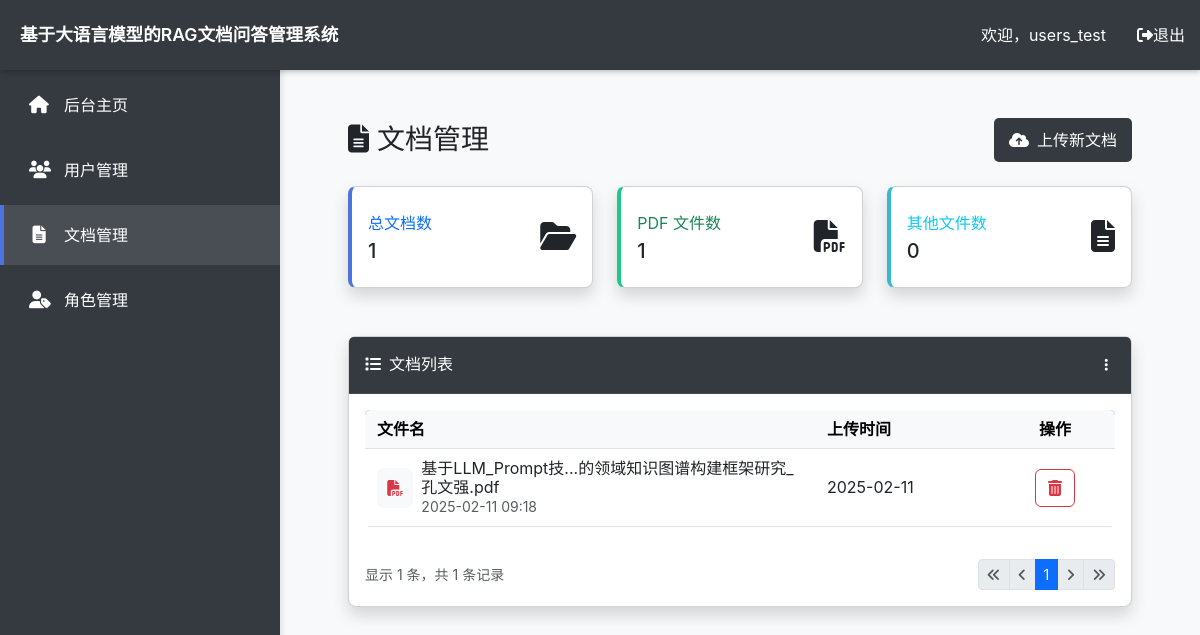
/admin/docs (signed in), run on an earlier commit of the app's database.
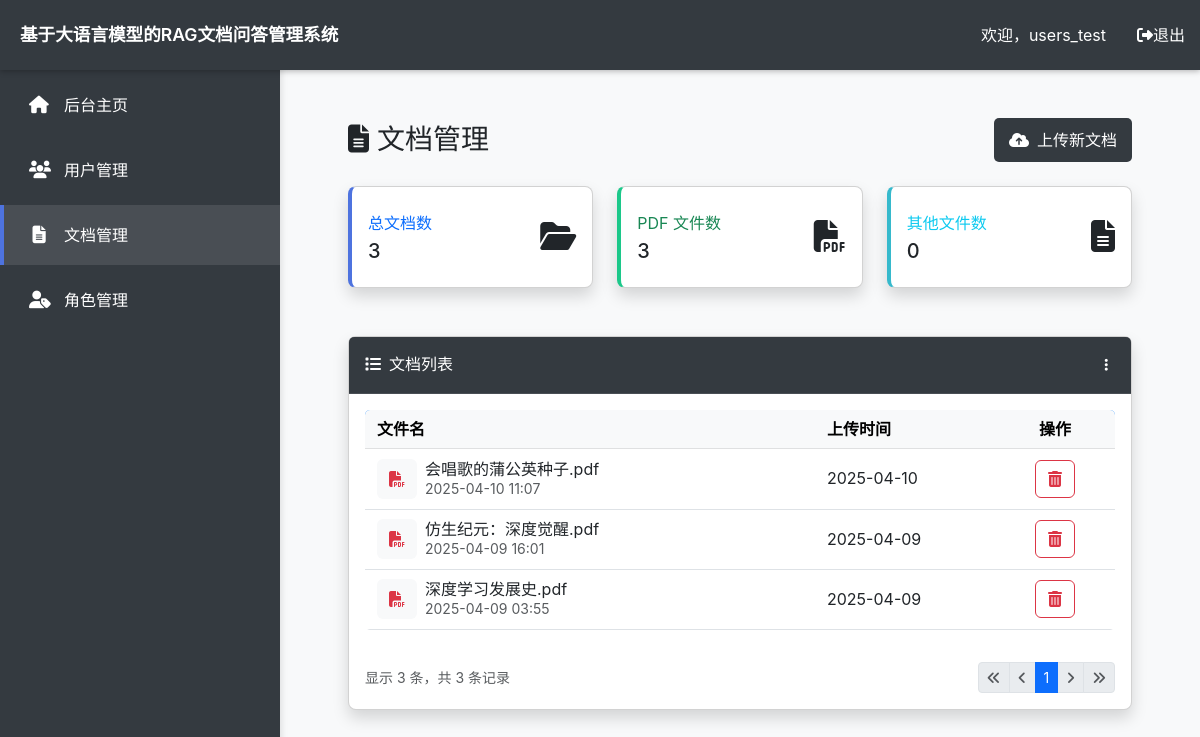
And on a later commit of the database.
### model.py (models this page shows, shortened)
class PKMixin:
    id = db.Column(db.Integer, primary_key=True, autoincrement=True)

class TimestampMixin:
    created_at = db.Column(
        db.DateTime,
        default=datetime.utcnow,
        server_default=text("CURRENT_TIMESTAMP"),
        nullable=False,
        index=True,
    )
    updated_at = db.Column(
        db.DateTime,
        default=datetime.utcnow,
        onupdate=datetime.utcnow,
        server_default=text("CURRENT_TIMESTAMP"),
        nullable=False,
    )

class User(db.Model, UserMixin, PKMixin, TimestampMixin):
    __tablename__ = 'users'
    username = db.Column(db.String(64), unique=True, nullable=False, index=True)
    password_hash = db.Column(db.String(128), nullable=False)
    approved = db.Column(db.Boolean, default=False, server_default=text('0'))
    role_id = db.Column(db.Integer, db.ForeignKey('user_roles.id'), nullable=True)
    role = db.relationship('UserRole', back_populates='users', lazy='joined')
    sessions = db.relationship(
        'Session', back_populates='user', lazy='dynamic', cascade='all, delete-orphan'
    )
    documents = db.relationship(
        'Document', back_populates='uploader', lazy='dynamic', cascade='all, delete-orphan'
    )

class Document(db.Model, PKMixin, TimestampMixin):
    __tablename__ = 'documents'
    filename = db.Column(db.String(255), nullable=False)
    uploader_id = db.Column(db.Integer, db.ForeignKey('users.id'), nullable=True)
    uploader = db.relationship(
        'User', back_populates='documents', lazy='joined'
    )

### app.py (the view)
@app.route('/admin/docs', methods=['GET'])
@login_required
def manage_docs():
    doc_dir = current_app.config['UPLOAD_FOLDER']
    if not os.path.exists(doc_dir):
        os.makedirs(doc_dir)
    total_docs = Document.query.count()
    pdf_docs   = Document.query.filter(Document.filename.ilike('%.pdf')).count()
    other_docs = total_docs - pdf_docs
    page = request.args.get('page', 1, type=int)
    pagination = (
        Document.query
                .order_by(Document.created_at.desc())
                .paginate(page=page, per_page=10, error_out=False)
    )
    return render_template(
        'manage_docs.html',
        total_docs=total_docs,
        pdf_docs=pdf_docs,
        other_docs=other_docs,
        pagination=pagination,
        custom_regex=request.args.get('custom_regex', '')
    )

### templates/manage_docs.html (shortened to what this page needs)
{% extends 'base.html' %}
{% block content %}
<div class="container-fluid p-4">
    <div class="d-sm-flex align-items-center justify-content-between mb-4">
        <h1 class="h3 mb-0 text-gray-800">
            <i class="fas fa-file-alt me-2"></i>文档管理
        </h1>
        <button class="btn btn-primary" data-bs-toggle="modal" data-bs-target="#uploadModal">
            <i class="fas fa-cloud-upload-alt me-2"></i>上传新文档
        </button>
    </div>
    <div class="row mb-4">
        <div class="col-xl-4 col-md-6 mb-4">
            <div class="card border-left-primary shadow h-100 py-2">
                <div class="card-body">
                    <div class="row no-gutters align-items-center">
                        <div class="col mr-2">
                            <div class="text-xs font-weight-bold text-primary text-uppercase mb-1">总文档数</div>
                            <div class="h5 mb-0 font-weight-bold text-gray-800">{{ total_docs }}</div>
                        </div>
                        <div class="col-auto">
                            <i class="fas fa-folder-open fa-2x text-gray-300"></i>
                        </div>
                    </div>
                </div>
            </div>
        </div>
        <div class="col-xl-4 col-md-6 mb-4">
            <div class="card border-left-success shadow h-100 py-2">
                <div class="card-body">
                    <div class="row no-gutters align-items-center">
                        <div class="col mr-2">
                            <div class="text-xs font-weight-bold text-success text-uppercase mb-1">PDF 文件数</div>
                            <div class="h5 mb-0 font-weight-bold text-gray-800">{{ pdf_docs }}</div>
                        </div>
                        <div class="col-auto">
                            <i class="fas fa-file-pdf fa-2x text-gray-300"></i>
                        </div>
                    </div>
                </div>
            </div>
        </div>
        <div class="col-xl-4 col-md-6 mb-4">
            <div class="card border-left-info shadow h-100 py-2">
                <div class="card-body">
                    <div class="row no-gutters align-items-center">
                        <div class="col mr-2">
                            <div class="text-xs font-weight-bold text-info text-uppercase mb-1">其他文件数</div>
                            <div class="h5 mb-0 font-weight-bold text-gray-800">{{ other_docs }}</div>
                        </div>
                        <div class="col-auto">
                            <i class="fas fa-file-alt fa-2x text-gray-300"></i>
                        </div>
                    </div>
                </div>
            </div>
        </div>
    </div>
    <div class="card shadow mb-4">
        <div class="card-header py-3 bg-dark d-flex align-items-center justify-content-between">
            <h6 class="m-0 font-weight-bold text-white"><i class="fas fa-list me-2"></i>文档列表</h6>
            <div class="dropdown no-arrow">
                <a class="dropdown-toggle text-white" href="#" role="button" id="docActionsDropdown"
                   data-bs-toggle="dropdown" aria-expanded="false">
                    <i class="fas fa-ellipsis-v fa-sm fa-fw"></i>
                </a>
            </div>
        </div>
        <div class="card-body">
            {% if pagination.items %}
            <div class="table-responsive">
                <table class="table table-hover align-middle">
                    <thead class="table-light">
                    <tr>
                        <th>文件名</th>
                        <th width="180">上传时间</th>
                        <th width="120" class="text-center">操作</th>
                    </tr>
                    </thead>
                    <tbody>
                    {% for doc in pagination.items %}
                    <tr>
                        <td>
                            <div class="d-flex align-items-center">
                                <div class="file-icon bg-light rounded p-2 me-2">
                                    {% set ext = doc.filename|lower %}
                                    {% if ext.endswith('.pdf') %}
                                    <i class="fas fa-file-pdf text-danger"></i>
                                    {% elif ext.endswith('.txt') %}
                                    <i class="fas fa-file-alt text-primary"></i>
                                    {% elif ext.endswith('.doc') or ext.endswith('.docx') %}
                                    <i class="fas fa-file-word text-info"></i>
                                    {% else %}
                                    <i class="fas fa-file text-secondary"></i>
                                    {% endif %}
                                </div>
                                <div>
                                    <div class="file-name">{{ doc.filename }}</div>
                                    <small class="text-muted">{{ doc.created_at.strftime('%Y-%m-%d %H:%M') }}</small>
                                </div>
                            </div>
                        </td>
                        <td>
                            <span data-bs-toggle="tooltip" data-bs-placement="top"
                                  title="{{ doc.created_at.strftime('%Y-%m-%d %H:%M:%S') }}">
                                {{ doc.created_at.strftime('%Y-%m-%d') }}
                            </span>
                        </td>
                        <td class="text-center">
                            <div class="btn-group btn-group-sm">
                                <form action="{{ url_for('delete_doc_page') }}" method="POST" class="d-inline">
                                    <button type="button" class="btn btn-outline-danger"
                                            onclick="confirmDelete(this.form, '{{ doc.filename }}')"
                                            data-bs-toggle="tooltip" title="删除文档">
                                        <i class="fas fa-trash-alt"></i>
                                    </button>
                                </form>
                            </div>
                        </td>
                    </tr>
                    {% endfor %}
                    </tbody>
                </table>
            </div>
            <div class="d-flex justify-content-between align-items-center mt-3">
                <div class="text-muted small">
                    显示 {{ pagination.items|length }} 条，共 {{ pagination.total }} 条记录
                </div>
                <nav aria-label="Page navigation">
                    <ul class="pagination pagination-sm mb-0">
                        <li class="page-item {% if not pagination.has_prev %}disabled{% endif %}">
                            <a class="page-link" href="{{ url_for('manage_docs', page=1) }}" aria-label="First">
                                <span aria-hidden="true"><i class="fas fa-angle-double-left"></i></span>
                            </a>
                        </li>
                        <li class="page-item {% if not pagination.has_prev %}disabled{% endif %}">
                            <a class="page-link" href="{{ url_for('manage_docs', page=pagination.prev_num) }}" aria-label="Previous">
                                <span aria-hidden="true"><i class="fas fa-angle-left"></i></span>
                            </a>
                        </li>
                        {% for page_num in pagination.iter_pages(left_edge=1, right_edge=1, left_current=2, right_current=2) %}
                        {% if page_num %}
                        <li class="page-item {% if page_num == pagination.page %}active{% endif %}">
                            <a class="page-link" href="{{ url_for('manage_docs', page=page_num) }}">{{ page_num }}</a>
                        </li>
                        {% else %}
                        <li class="page-item disabled">
                            <span class="page-link">…</span>
                        </li>
                        {% endif %}
                        {% endfor %}
                        <li class="page-item {% if not pagination.has_next %}disabled{% endif %}">
                            <a class="page-link" href="{{ url_for('manage_docs', page=pagination.next_num) }}" aria-label="Next">
                                <span aria-hidden="true"><i class="fas fa-angle-right"></i></span>
                            </a>
                        </li>
                        <li class="page-item {% if not pagination.has_next %}disabled{% endif %}">
                            <a class="page-link" href="{{ url_for('manage_docs', page=pagination.pages) }}" aria-label="Last">
                                <span aria-hidden="true"><i class="fas fa-angle-double-right"></i></span>
                            </a>
                        </li>
                    </ul>
                </nav>
            </div>
            {% endif %}
        </div>
    </div>
</div>
{% endblock %}

### templates/base.html (shortened to what this page needs)
<!DOCTYPE html>
<html lang="zh-CN">
<head>
  <link rel="stylesheet" href="https://cdnjs.cloudflare.com/ajax/libs/font-awesome/6.4.0/css/all.min.css">
  <link href="https://cdn.jsdelivr.net/npm/bootstrap@5.3.0/dist/css/bootstrap.min.css" rel="stylesheet">
  <link rel="stylesheet" href="{{ url_for('static', filename='css/style.css') }}">
</head>
<body>
  <nav class="navbar navbar-dark navbar-top">
    <div class="container-fluid px-0">
      <a class="navbar-brand" href="{{ url_for('admin_index') }}">基于大语言模型的RAG文档问答管理系统</a>
      <div class="user-info">
        <span class="nav-user">欢迎，{{ current_user.username if current_user.is_authenticated else 'Guest' }}</span>
        <a href="#" class="nav-link logout-link" data-bs-toggle="modal" data-bs-target="#logoutModal">
          <i class="fas fa-sign-out-alt"></i> 退出
        </a>
      </div>
    </div>
  </nav>
  <div class="sidebar" id="sidebar">
    <ul class="sidebar-menu">
      <li>
        <a href="{{ url_for('admin_index') }}" class="{% if request.path == url_for('admin_index') %}active{% endif %}">
          <i class="fas fa-home"></i> 后台主页
        </a>
      </li>
      <li>
        <a href="{{ url_for('manage_users') }}" class="{% if request.path == url_for('manage_users') %}active{% endif %}">
          <i class="fas fa-users"></i> 用户管理
        </a>
      </li>
      <li>
        <a href="{{ url_for('manage_docs') }}" class="{% if request.path == url_for('manage_docs') %}active{% endif %}">
          <i class="fas fa-file-alt"></i> 文档管理
        </a>
      </li>
      <li>
        <a href="{{ url_for('manage_roles') }}" class="{% if request.path == url_for('manage_roles') %}active{% endif %}">
          <i class="fas fa-user-tag"></i> 角色管理
        </a>
      </li>
    </ul>
  </div>
  <main class="main-content">
    <div class="container-fluid p-4">
      {% block content %}{% endblock %}
    </div>
  </main>
</body>
</html>

What changed in the data, as far as the page shows it:
removed Document: filename "基于LLM_Prompt技...的领域知识图谱构建框架研究_孔文强.pdf", created_at "2025-02-11 09:18", created_at "2025-02-11"
added Document: filename "会唱歌的蒲公英种子.pdf", created_at "2025-04-10 11:07", created_at "2025-04-10"
added Document: filename "仿生纪元：深度觉醒.pdf", created_at "2025-04-09 16:01", created_at "2025-04-09"
added Document: filename "深度学习发展史.pdf", created_at "2025-04-09 03:55", created_at "2025-04-09"
Also different on the page:
{{ total_docs }}: "1" → "3"
{{ pdf_docs }}: "1" → "3"
{{ pagination.items|length }}: "1" → "3"
{{ pagination.total }}: "1" → "3"
